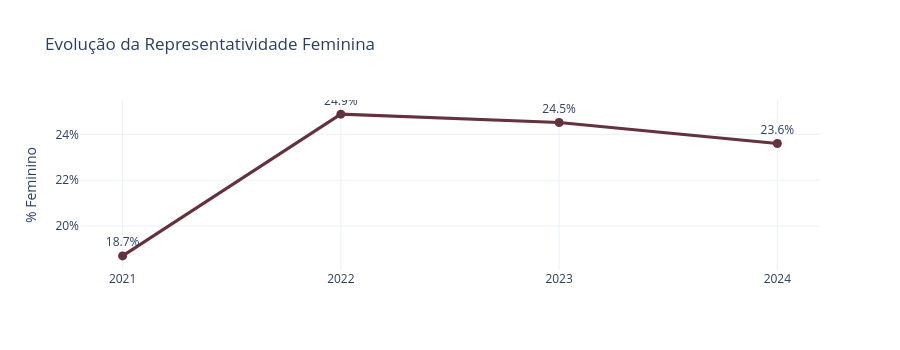

This figure's notebook cell:
### Code cell
evolucao = (
    female_representation(df, 'ano_pesquisa')
    .reindex(ANOS)
)

fig = go.Figure()

fig.add_trace(
    go.Scatter(
        x=ANOS,
        y=evolucao,
        mode='lines+markers+text',
        text=[f'{v:.1f}%' for v in evolucao],
        textposition='top center',
        line=dict(
            color=CORES_GENERO['Feminino'],
            width=3
        ),
        marker=dict(size=9),
        name='% Feminino'
    )
)

fig = update_layout(
    fig,
    'Evolução da Representatividade Feminina',
    height=350
)

fig.update_yaxes(
    ticksuffix='%',
    title='% Feminino'
)

fig.show()

### Figure 1 — Plotly figure (JSON) as saved in the notebook; plotly's stock layout.template omitted (floating-point values rounded to 4 significant figures)
{"data": [{"line": {"color": "#64313E", "width": 3}, "marker": {"size": 9}, "mode": "lines+markers+text", "name": "% Feminino", "text": ["18.7%", "24.9%", "24.5%", "23.6%"], "textposition": "top center", "type": "scatter", "x": ["2021", "2022", "2023", "2024"], "y": [18.7, 24.88, 24.52, 23.6]}], "layout": {"height": 350, "legend": {"orientation": "h", "x": 1, "xanchor": "right", "y": 1.02}, "title": {"text": "Evolução da Representatividade Feminina"}, "yaxis": {"ticksuffix": "%", "title": {"text": "% Feminino"}}}}
